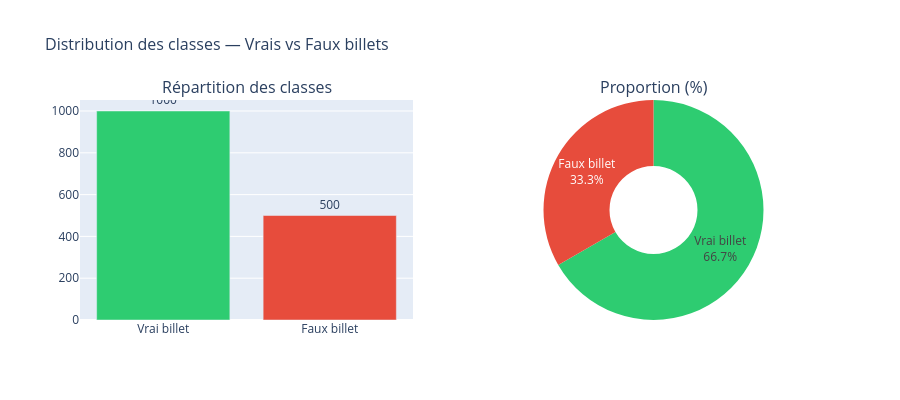

The code cell stored with this chart in its notebook:
### Markdown cell above
<a id='3'></a>
## 3. Analyse Exploratoire (EDA)

### Code cell
# =============================================================================
# BLOC 5 — RÉPARTITION VRAIS / FAUX BILLETS
# Visualisation de l'équilibre des classes.
# Un déséquilibre important (ex : 95%/5%) nécessiterait des techniques
# spéciales (SMOTE, class_weight). On vérifie ici si c'est le cas.
# =============================================================================

# Comptage des classes
counts = df['is_genuine'].value_counts()
labels = ['Vrai billet', 'Faux billet']
colors = ['#2ecc71', '#e74c3c']

fig = make_subplots(
    rows=1, cols=2,
    subplot_titles=('Répartition des classes', 'Proportion (%)'),
    specs=[[{'type': 'bar'}, {'type': 'pie'}]]
)

# Graphique en barres
fig.add_trace(
    go.Bar(
        x=labels,
        y=[counts[True], counts[False]],
        marker_color=colors,
        text=[counts[True], counts[False]],
        textposition='outside',
        name='Effectif'
    ), row=1, col=1
)

# Camembert
fig.add_trace(
    go.Pie(
        labels=labels,
        values=[counts[True], counts[False]],
        marker_colors=colors,
        hole=0.4,
        textinfo='label+percent'
    ), row=1, col=2
)

fig.update_layout(
    title_text='Distribution des classes — Vrais vs Faux billets',
    title_font_size=16,
    showlegend=False,
    height=400
)
fig.show()

# Calcul du ratio de déséquilibre
ratio = counts[True] / counts[False]
print(f'Ratio vrais/faux : {ratio:.2f}')
print(f'→ Déséquilibre modéré (2:1) — class_weight="balanced" recommandé')

### Figure 1 — Plotly figure (JSON) as saved in the notebook; plotly's stock layout.template omitted (floating-point values rounded to 4 significant figures)
{"data": [{"marker": {"color": ["#2ecc71", "#e74c3c"]}, "name": "Effectif", "text": ["1000", "500"], "textposition": "outside", "type": "bar", "x": ["Vrai billet", "Faux billet"], "xaxis": "x", "y": [1000, 500], "yaxis": "y"}, {"domain": {"x": [0.55, 1], "y": [0, 1]}, "hole": 0.4, "labels": ["Vrai billet", "Faux billet"], "marker": {"colors": ["#2ecc71", "#e74c3c"]}, "textinfo": "label+percent", "type": "pie", "values": [1000, 500]}], "layout": {"annotations": [{"font": {"size": 16}, "showarrow": false, "text": "Répartition des classes", "x": 0.225, "xanchor": "center", "xref": "paper", "y": 1, "yanchor": "bottom", "yref": "paper"}, {"font": {"size": 16}, "showarrow": false, "text": "Proportion (%)", "x": 0.775, "xanchor": "center", "xref": "paper", "y": 1, "yanchor": "bottom", "yref": "paper"}], "height": 400, "showlegend": false, "title": {"font": {"size": 16}, "text": "Distribution des classes — Vrais vs Faux billets"}, "xaxis": {"anchor": "y", "domain": [0, 0.45]}, "yaxis": {"anchor": "x", "domain": [0, 1]}}}
